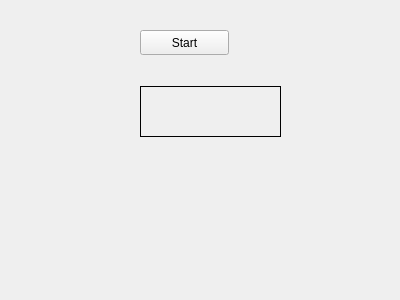
<?xml version="1.0" encoding="UTF-8"?>
<ui version="4.0">
 <class>MainWindow</class>
 <widget class="QMainWindow" name="MainWindow">
  <property name="geometry">
   <rect>
    <x>0</x>
    <y>0</y>
    <width>400</width>
    <height>300</height>
   </rect>
  </property>
  <property name="windowTitle">
   <string>Video</string>
  </property>
  <widget class="QWidget" name="centralWidget">
   <widget class="QPushButton" name="startBtn">
    <property name="geometry">
     <rect>
      <x>140</x>
      <y>30</y>
      <width>89</width>
      <height>25</height>
     </rect>
    </property>
    <property name="text">
     <string>Start</string>
    </property>
   </widget>
   <widget class="QLabel" name="displayLb">
    <property name="geometry">
     <rect>
      <x>140</x>
      <y>86</y>
      <width>141</width>
      <height>51</height>
     </rect>
    </property>
    <property name="frameShape">
     <enum>QFrame::Box</enum>
    </property>
    <property name="text">
     <string/>
    </property>
   </widget>
  </widget>
 </widget>
 <layoutdefault spacing="6" margin="11"/>
 <resources/>
 <connections/>
</ui>
